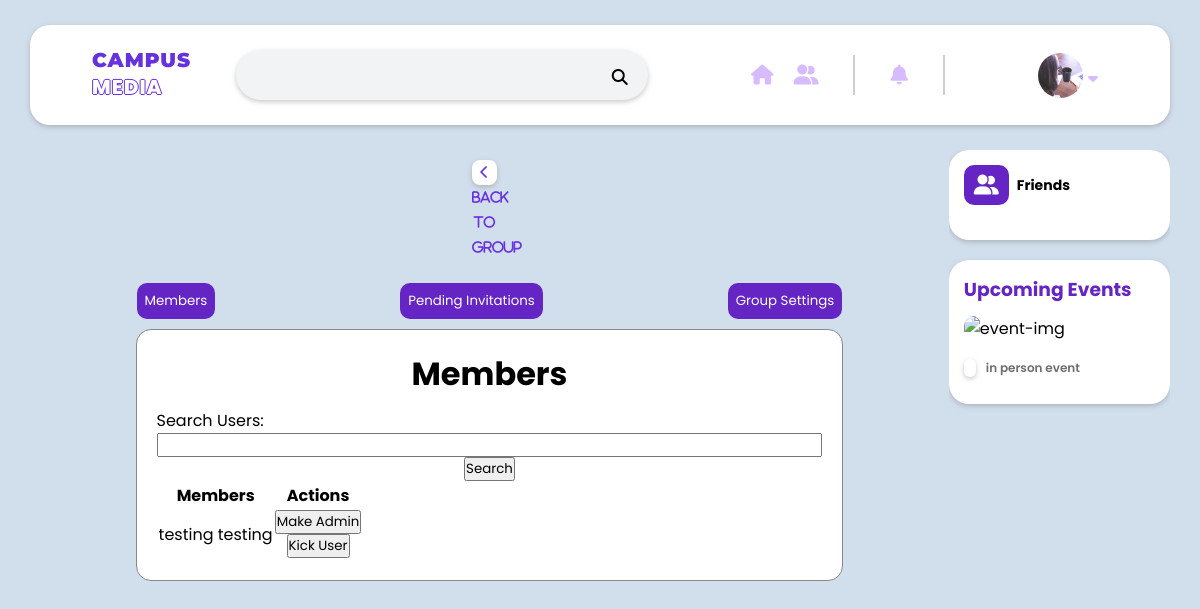
The page /group/public group/settings/ (signed in) on the database as committed earlier.
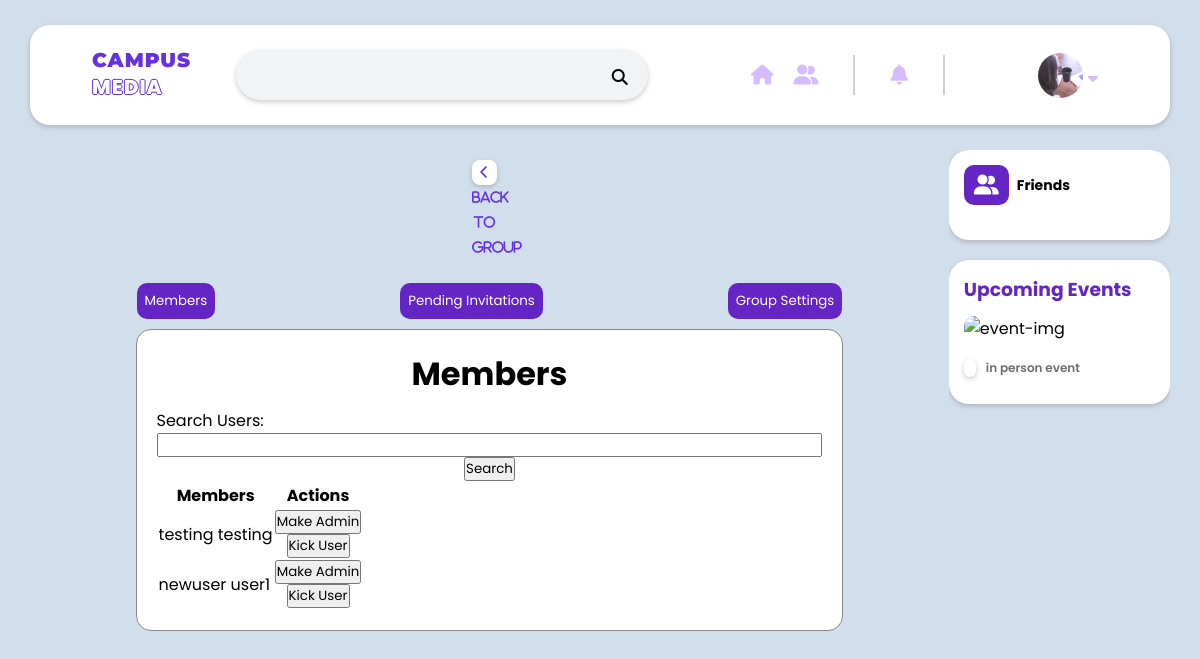
The same page on the database as committed later.
### backend/models.py (models this page shows)
class UserGroup(models.Model):
    user = models.ForeignKey(settings.AUTH_USER_MODEL, on_delete=models.CASCADE)
    group = models.ForeignKey(Group, on_delete=models.CASCADE)
    is_admin = models.BooleanField(default=False)
    invitation_on = models.BooleanField(default=False)
    created_at = models.DateTimeField(auto_now_add=True)

### backend/views.py (the view, shortened to what this page needs)
# urls.py: path('group/<str:group_name>/settings/', backendviews.group_settings, name='group_settings'),
@login_required
def group_settings(request, group_name):
    group = Group.objects.filter(group_name=group_name).first()
    admins = UserGroup.objects.filter(group=group, is_admin=True)
    All_admins_id =[]
    for admin in admins :
        All_admins_id.append(admin.user.id)
    search = request.GET.get('search', '')
    users_list = group.usergroup_set.exclude(user=group.user).filter(Q(user__first_name__icontains=search) | Q(user__last_name__icontains=search), invitation_on=True)
    paginator = Paginator(users_list, 7)
    page_number = request.GET.get('page')
    users = paginator.get_page(page_number)
    invitation_search = request.GET.get('invitation_search', '')
    invitation_users_list = group.usergroup_set.filter(Q(user__first_name__icontains=invitation_search) | Q(user__last_name__icontains=invitation_search), invitation_on=False)
    invitation_users = Paginator(invitation_users_list, 7).get_page(request.GET.get('invitation_page'))
    if (request.user.id not in All_admins_id) and (request.user != group.user):
        return redirect('group_posts', group_name=group_name)
    return render(request, 'HTML/home/group_settings.html', {'group': group, 'users': users, 'invitation_users': invitation_users})

### Djangotest/templates/HTML/home/group_settings.html (shortened to what this page needs)
{% load static %}
<!DOCTYPE html>
<html lang="en">
<head>
    <link rel="stylesheet" href="{% static 'CSS/style.css' %}">
    <link rel="stylesheet" href="{% static 'CSS/group-page/group-header.css' %}">
    <link rel="stylesheet" href="{% static 'CSS/group-page/settings_group.css' %}">
    <link rel="stylesheet" href="https://cdnjs.cloudflare.com/ajax/libs/font-awesome/6.1.1/css/all.min.css" />
</head>
<body>
        <header>
            {% include "HTML/home/header-homepage.html"%}
        </header>
    <div class="home">
        <div class="container">
            <div class="home-weapper">
                <div class="home-center">
                    {% include "HTML/home/group-settings-alt.html" %}
                </div>
                <div class="home-right">
                    <div class="home-right-wrapper">
                        <div class="messenger">
                            {% include "HTML/home/messages.html" %}
                        </div>
                        <div class="event-friend">
                            {% include "HTML/home/event-template.html" %}
                        </div>
            </div>
        </div>
    </div>
</body>
</html>

### Djangotest/templates/HTML/home/group-settings-alt.html (shortened to what this page needs)
{% load static %}
<div class="settings_wrapper">
    <a href="{% url 'group_posts' group_name=group.group_name %}"><button class="back_to_group"><i class="fa fa-chevron-left">  Back to Group</button></i></a>
    <div class="menu">
        <button class="menu-button" id="members-button">Members</button>
        <button class="menu-button" id="invitations-button">Pending Invitations</button>
        <button class="menu-button" id="settings-button">Group Settings</button>
    </div>
    <div class="contents" style ="justify-content: center; display: flex;">
        <div id="members-content" class="content-section">
            <div class="users_setting_wrapper">
                <div style="max-height: 500px; overflow-y: auto;">
                    <h1>Members</h1>
                    <form method="GET">
                        Search Users: <input type="text" name="search" value="{{ search }}">
                        <input type="submit" value="Search">
                    </form>
                    <table>
                        <tr>
                            <th>Members</th>
                            <th>Actions</th>
                        </tr>
                        {% for user in users %}
                            <tr>
                                <td>{{ user.user.first_name }} {{  user.user.last_name }}</td>
                                <td>
                                    <button class="toggle-admin" data-user-id="{{ user.user.id }}" data-group-name="{{ group.group_name }}">
                                        {% if user.is_admin %}
                                            Remove Admin
                                        {% else %}
                                            Make Admin
                                        {% endif %}
                                    </button>
                                    <button class="kick-user" data-user-id="{{ user.user.id }}" data-group-name="{{ group.group_name }}">Kick User</button>
                                </td>
                            </tr>
                        {% empty %}
                            <tr>
                                <td colspan="2">No users found.</td>
                            </tr>
                        {% endfor %}
                    </table>
                </div>
            </div>
        </div>
    </div>
</div>

Rows that differ between the two databases and show on the page:
added UserGroup: user.first_name "newuser", user.last_name "user1", is_admin "Make Admin"
